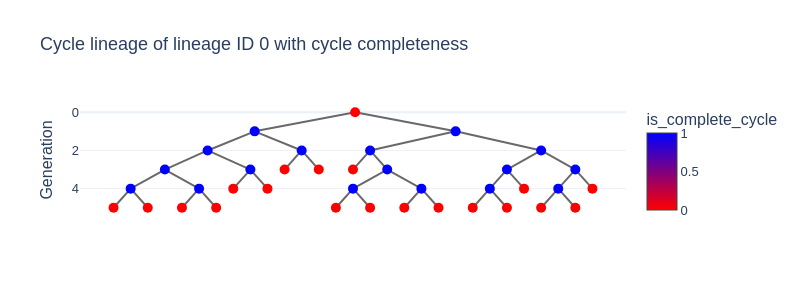

Notebook cell for this chart:
### Markdown cell above
In the 2 plots below, nodes are represented in blue when they belong to a complete cell cycle, and in red otherwise.

### Code cell
clin0 = model.get_cycle_lineage(0)
clin0.plot(
    title="Cycle lineage of lineage ID 0 with cycle completeness",
    node_hover_props=["cycle_id", "is_complete_cycle", "cells"],
    node_colormap_prop="is_complete_cycle",
    node_colormap="Bluered_r",
    node_marker_style={"size": 10},
    width=800,
    height=300,
    show_legend=False,
)

### Figure 1 — Plotly figure (JSON) as saved in the notebook; plotly's stock layout.template omitted (floating-point values rounded to 4 significant figures)
{"data": [{"line": {"color": "dimgrey"}, "mode": "lines", "name": "Edges", "text": ["Source cycle_id: 8993<br>Target cycle_id: 9020<br>", "Source cycle_id: 8993<br>Target cycle_id: 9020<br>", "Source cycle_id: 8993<br>Target cycle_id: 9020<br>", "Source cycle_id: 8993<br>Target cycle_id: 9019<br>", "Source cycle_id: 8993<br>Target cycle_id: 9019<br>", "Source cycle_id: 8993<br>Target cycle_id: 9019<br>", "Source cycle_id: 9020<br>Target cycle_id: 9052<br>", "Source cycle_id: 9020<br>Target cycle_id: 9052<br>", "Source cycle_id: 9020<br>Target cycle_id: 9052<br>", "Source cycle_id: 9020<br>Target cycle_id: 9108<br>", "Source cycle_id: 9020<br>Target cycle_id: 9108<br>", "Source cycle_id: 9020<br>Target cycle_id: 9108<br>", "Source cycle_id: 9052<br>Target cycle_id: 9156<br>", "Source cycle_id: 9052<br>Target cycle_id: 9156<br>", "Source cycle_id: 9052<br>Target cycle_id: 9156<br>", "Source cycle_id: 9052<br>Target cycle_id: 9230<br>", "Source cycle_id: 9052<br>Target cycle_id: 9230<br>", "Source cycle_id: 9052<br>Target cycle_id: 9230<br>", "Source cycle_id: 9156<br>Target cycle_id: 9464<br>", "Source cycle_id: 9156<br>Target cycle_id: 9464<br>", "Source cycle_id: 9156<br>Target cycle_id: 9464<br>", "Source cycle_id: 9156<br>Target cycle_id: 9492<br>", "Source cycle_id: 9156<br>Target cycle_id: 9492<br>", "Source cycle_id: 9156<br>Target cycle_id: 9492<br>", "Source cycle_id: 9464<br>Target cycle_id: 9375<br>", "Source cycle_id: 9464<br>Target cycle_id: 9375<br>", "Source cycle_id: 9464<br>Target cycle_id: 9375<br>", "Source cycle_id: 9464<br>Target cycle_id: 9398<br>", "Source cycle_id: 9464<br>Target cycle_id: 9398<br>", "Source cycle_id: 9464<br>Target cycle_id: 9398<br>", "Source cycle_id: 9492<br>Target cycle_id: 9476<br>", "Source cycle_id: 9492<br>Target cycle_id: 9476<br>", "Source cycle_id: 9492<br>Target cycle_id: 9476<br>", "Source cycle_id: 9492<br>Target cycle_id: 9480<br>", "Source cycle_id: 9492<br>Target cycle_id: 9480<br>", "Source cycle_id: 9492<br>Target cycle_id: 9480<br>", "Source cycle_id: 9230<br>Target cycle_id: 9390<br>", "Source cycle_id: 9230<br>Target cycle_id: 9390<br>", "Source cycle_id: 9230<br>Target cycle_id: 9390<br>", "Source cycle_id: 9230<br>Target cycle_id: 9446<br>", "Source cycle_id: 9230<br>Target cycle_id: 9446<br>", "Source cycle_id: 9230<br>Target cycle_id: 9446<br>", "Source cycle_id: 9108<br>Target cycle_id: 9384<br>", "Source cycle_id: 9108<br>Target cycle_id: 9384<br>", "Source cycle_id: 9108<br>Target cycle_id: 9384<br>", "Source cycle_id: 9108<br>Target cycle_id: 9395<br>", "Source cycle_id: 9108<br>Target cycle_id: 9395<br>", "Source cycle_id: 9108<br>Target cycle_id: 9395<br>", "Source cycle_id: 9019<br>Target cycle_id: 9106<br>", "Source cycle_id: 9019<br>Target cycle_id: 9106<br>", "Source cycle_id: 9019<br>Target cycle_id: 9106<br>", "Source cycle_id: 9019<br>Target cycle_id: 9051<br>", "Source cycle_id: 9019<br>Target cycle_id: 9051<br>", "Source cycle_id: 9019<br>Target cycle_id: 9051<br>", "Source cycle_id: 9106<br>Target cycle_id: 9382<br>", "Source cycle_id: 9106<br>Target cycle_id: 9382<br>", "Source cycle_id: 9106<br>Target cycle_id: 9382<br>", "Source cycle_id: 9106<br>Target cycle_id: 9206<br>", "Source cycle_id: 9106<br>Target cycle_id: 9206<br>", "Source cycle_id: 9106<br>Target cycle_id: 9206<br>", "Source cycle_id: 9206<br>Target cycle_id: 9438<br>", "Source cycle_id: 9206<br>Target cycle_id: 9438<br>", "Source cycle_id: 9206<br>Target cycle_id: 9438<br>", "Source cycle_id: 9206<br>Target cycle_id: 9356<br>", "Source cycle_id: 9206<br>Target cycle_id: 9356<br>", "Source cycle_id: 9206<br>Target cycle_id: 9356<br>", "Source cycle_id: 9438<br>Target cycle_id: 9389<br>", "Source cycle_id: 9438<br>Target cycle_id: 9389<br>", "Source cycle_id: 9438<br>Target cycle_id: 9389<br>", "Source cycle_id: 9438<br>Target cycle_id: 9449<br>", "Source cycle_id: 9438<br>Target cycle_id: 9449<br>", "Source cycle_id: 9438<br>Target cycle_id: 9449<br>", "Source cycle_id: 9356<br>Target cycle_id: 9440<br>", "Source cycle_id: 9356<br>Target cycle_id: 9440<br>", "Source cycle_id: 9356<br>Target cycle_id: 9440<br>", "Source cycle_id: 9356<br>Target cycle_id: 9444<br>", "Source cycle_id: 9356<br>Target cycle_id: 9444<br>", "Source cycle_id: 9356<br>Target cycle_id: 9444<br>", "Source cycle_id: 9051<br>Target cycle_id: 9195<br>", "Source cycle_id: 9051<br>Target cycle_id: 9195<br>", "Source cycle_id: 9051<br>Target cycle_id: 9195<br>", "Source cycle_id: 9051<br>Target cycle_id: 9194<br>", "Source cycle_id: 9051<br>Target cycle_id: 9194<br>", "Source cycle_id: 9051<br>Target cycle_id: 9194<br>", "Source cycle_id: 9195<br>Target cycle_id: 9483<br>", "Source cycle_id: 9195<br>Target cycle_id: 9483<br>", "Source cycle_id: 9195<br>Target cycle_id: 9483<br>", "Source cycle_id: 9195<br>Target cycle_id: 9470<br>", "Source cycle_id: 9195<br>Target cycle_id: 9470<br>", "Source cycle_id: 9195<br>Target cycle_id: 9470<br>", "Source cycle_id: 9483<br>Target cycle_id: 9402<br>", "Source cycle_id: 9483<br>Target cycle_id: 9402<br>", "Source cycle_id: 9483<br>Target cycle_id: 9402<br>", "Source cycle_id: 9483<br>Target cycle_id: 9465<br>", "Source cycle_id: 9483<br>Target cycle_id: 9465<br>", "Source cycle_id: 9483<br>Target cycle_id: 9465<br>", "Source cycle_id: 9194<br>Target cycle_id: 9498<br>", "Source cycle_id: 9194<br>Target cycle_id: 9498<br>", "Source cycle_id: 9194<br>Target cycle_id: 9498<br>", "Source cycle_id: 9194<br>Target cycle_id: 9463<br>", "Source cycle_id: 9194<br>Target cycle_id: 9463<br>", "Source cycle_id: 9194<br>Target cycle_id: 9463<br>", "Source cycle_id: 9498<br>Target cycle_id: 9416<br>", "Source cycle_id: 9498<br>Target cycle_id: 9416<br>", "Source cycle_id: 9498<br>Target cycle_id: 9416<br>", "Source cycle_id: 9498<br>Target cycle_id: 9448<br>", "Source cycle_id: 9498<br>Target cycle_id: 9448<br>", "Source cycle_id: 9498<br>Target cycle_id: 9448<br>"], "type": "scatter", "x": [0, -2.938, null, 0, 2.938, null, -2.938, -4.312, null, -2.938, -1.562, null, -4.312, -5.562, null, -4.312, -3.062, null, -5.562, -6.562, null, -5.562, -4.562, null, -6.562, -7.062, null, -6.562, -6.062, null, -4.562, -5.062, null, -4.562, -4.062, null, -3.062, -3.562, null, -3.062, -2.562, null, -1.562, -2.062, null, -1.562, -1.062, null, 2.938, 0.4375, null, 2.938, 5.438, null, 0.4375, -0.0625, null, 0.4375, 0.9375, null, 0.9375, -0.0625, null, 0.9375, 1.938, null, -0.0625, -0.5625, null, -0.0625, 0.4375, null, 1.938, 1.438, null, 1.938, 2.438, null, 5.438, 4.438, null, 5.438, 6.438, null, 4.438, 3.938, null, 4.438, 4.938, null, 3.938, 3.438, null, 3.938, 4.438, null, 6.438, 5.938, null, 6.438, 6.938, null, 5.938, 5.438, null, 5.938, 6.438, null], "y": [0, 1, null, 0, 1, null, 1, 2, null, 1, 2, null, 2, 3, null, 2, 3, null, 3, 4, null, 3, 4, null, 4, 5, null, 4, 5, null, 4, 5, null, 4, 5, null, 3, 4, null, 3, 4, null, 2, 3, null, 2, 3, null, 1, 2, null, 1, 2, null, 2, 3, null, 2, 3, null, 3, 4, null, 3, 4, null, 4, 5, null, 4, 5, null, 4, 5, null, 4, 5, null, 2, 3, null, 2, 3, null, 3, 4, null, 3, 4, null, 4, 5, null, 4, 5, null, 3, 4, null, 3, 4, null, 4, 5, null, 4, 5, null]}, {"customdata": [8993, 9020, 9052, 9156, 9464, 9375, 9398, 9492, 9476, 9480, 9230, 9390, 9446, 9108, 9384, 9395, 9019, 9106, 9382, 9206, 9438, 9389, 9449, 9356, 9440, 9444, 9051, 9195, 9483, 9402, 9465, 9470, 9194, 9498, 9416, 9448, 9463], "hoverinfo": "text", "hovertemplate": "%{text}", "marker": {"color": [0, 1, 1, 1, 1, 0, 0, 1, 0, 0, 1, 0, 0, 1, 0, 0, 1, 1, 0, 1, 1, 0, 0, 1, 0, 0, 1, 1, 1, 0, 0, 0, 1, 1, 0, 0, 0], "colorbar": {"title": {"text": "is_complete_cycle"}}, "colorscale": [[0, "rgb(255,0,0)"], [1, "rgb(0,0,255)"]], "line": {"width": 0}, "opacity": 1, "size": 10}, "mode": "markers", "name": "lineage_id: 0", "text": ["cycle_id: 8993<br>is_complete_cycle: False<br>cells: [8993]<br>", "cycle_id: 9020<br>is_complete_cycle: True<br>cells: [9014, 8986, 8988, 8999, 9008, 9020]<br>", "cycle_id: 9052<br>is_complete_cycle: True<br>cells: [9124, 9042, 9029, 9064, 9052]<br>", "cycle_id: 9156<br>is_complete_cycle: True<br>cells: [9096, 9084, 9122, 9156]<br>", "cycle_id: 9464<br>is_complete_cycle: True<br>cells: [9271, 9191, 9222, 9306, 9351, 9464]<br>", "cycle_id: 9375<br>is_complete_cycle: False<br>cells: [9375]<br>", "cycle_id: 9398<br>is_complete_cycle: False<br>cells: [9398]<br>", "cycle_id: 9492<br>is_complete_cycle: True<br>cells: [9259, 9178, 9216, 9290, 9332, 9492]<br>", "cycle_id: 9476<br>is_complete_cycle: False<br>cells: [9476]<br>", "cycle_id: 9480<br>is_complete_cycle: False<br>cells: [9480]<br>", "cycle_id: 9230<br>is_complete_cycle: True<br>cells: [9103, 9091, 9138, 9169, 9277, 9196, 9230]<br>", "cycle_id: 9390<br>is_complete_cycle: False<br>cells: [9299, 9339, 9441, 9390]<br>", "cycle_id: 9446<br>is_complete_cycle: False<br>cells: [9312, 9358, 9485, 9446]<br>", "cycle_id: 9108<br>is_complete_cycle: True<br>cells: [9126, 9043, 9031, 9067, 9055, 9108]<br>", "cycle_id: 9384<br>is_complete_cycle: False<br>cells: [9080, 9118, 9155, 9252, 9176, 9215, 9328, 9330, 9428, 9384]<br>", "cycle_id: 9395<br>is_complete_cycle: False<br>cells: [9086, 9127, 9160, 9263, 9182, 9250, 9279, 9343, 9450, 9395]<br>", "cycle_id: 9019<br>is_complete_cycle: True<br>cells: [9013, 8989, 8996, 9001, 9010, 9019]<br>", "cycle_id: 9106<br>is_complete_cycle: True<br>cells: [9123, 9041, 9028, 9065, 9053, 9106]<br>", "cycle_id: 9382<br>is_complete_cycle: False<br>cells: [9095, 9143, 9159, 9262, 9181, 9240, 9286, 9326, 9424, 9382]<br>", "cycle_id: 9206<br>is_complete_cycle: True<br>cells: [9081, 9119, 9168, 9255, 9206]<br>", "cycle_id: 9438<br>is_complete_cycle: True<br>cells: [9235, 9292, 9344, 9438]<br>", "cycle_id: 9389<br>is_complete_cycle: False<br>cells: [9389]<br>", "cycle_id: 9449<br>is_complete_cycle: False<br>cells: [9449]<br>", "cycle_id: 9356<br>is_complete_cycle: True<br>cells: [9229, 9310, 9356]<br>", "cycle_id: 9440<br>is_complete_cycle: False<br>cells: [9482, 9440]<br>", "cycle_id: 9444<br>is_complete_cycle: False<br>cells: [9494, 9444]<br>", "cycle_id: 9051<br>is_complete_cycle: True<br>cells: [9121, 9040, 9027, 9062, 9051]<br>", "cycle_id: 9195<br>is_complete_cycle: True<br>cells: [9102, 9090, 9136, 9167, 9274, 9195]<br>", "cycle_id: 9483<br>is_complete_cycle: True<br>cells: [9228, 9309, 9357, 9483]<br>", "cycle_id: 9402<br>is_complete_cycle: False<br>cells: [9402]<br>", "cycle_id: 9465<br>is_complete_cycle: False<br>cells: [9465]<br>", "cycle_id: 9470<br>is_complete_cycle: False<br>cells: [9218, 9294, 9335, 9481, 9470]<br>", "cycle_id: 9194<br>is_complete_cycle: True<br>cells: [9104, 9082, 9120, 9170, 9258, 9194]<br>", "cycle_id: 9498<br>is_complete_cycle: True<br>cells: [9223, 9293, 9334, 9498]<br>", "cycle_id: 9416<br>is_complete_cycle: False<br>cells: [9416]<br>", "cycle_id: 9448<br>is_complete_cycle: False<br>cells: [9448]<br>", "cycle_id: 9463<br>is_complete_cycle: False<br>cells: [9227, 9308, 9355, 9491, 9463]<br>"], "type": "scatter", "x": [0, -2.938, -4.312, -5.562, -6.562, -7.062, -6.062, -4.562, -5.062, -4.062, -3.062, -3.562, -2.562, -1.562, -2.062, -1.062, 2.938, 0.4375, -0.0625, 0.9375, -0.0625, -0.5625, 0.4375, 1.938, 1.438, 2.438, 5.438, 4.438, 3.938, 3.438, 4.438, 4.938, 6.438, 5.938, 5.438, 6.438, 6.938], "y": [0, 1, 2, 3, 4, 5, 5, 4, 5, 5, 3, 4, 4, 2, 3, 3, 1, 2, 3, 3, 4, 5, 5, 4, 5, 5, 2, 3, 4, 5, 5, 4, 3, 4, 5, 5, 4]}], "layout": {"height": 300, "hovermode": "closest", "showlegend": false, "title": {"text": "Cycle lineage of lineage ID 0 with cycle completeness"}, "width": 800, "xaxis": {"showgrid": false, "showline": false, "showticklabels": false, "ticks": "", "zeroline": false}, "yaxis": {"autorange": "reversed", "rangemode": "normal", "showgrid": true, "showline": false, "ticks": "", "title": {"text": "Generation"}, "zeroline": true}}}
